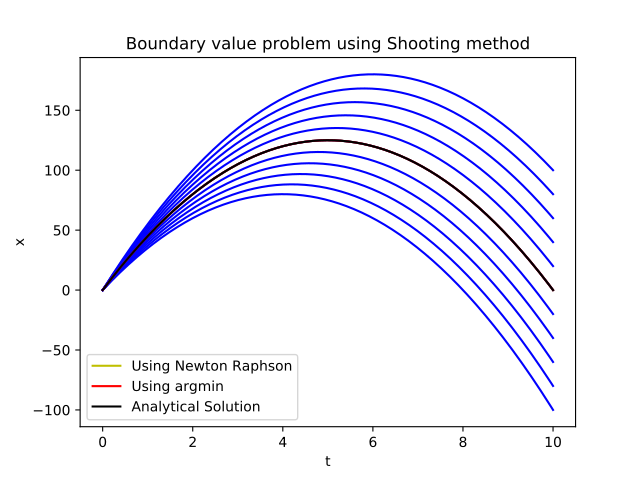

Recreate this plot in Python.
"""
Author: Pruthvi Suryadevara
Email:  pruthvi.suryadevara@tifr.res.in
Solving second order boundary value problem using shooting method

"""

import numpy as np
import matplotlib.pyplot as plt
import scipy.optimize as opt

def dk(k,t):          # Defining k'(k,t) where y'=k
    return(-10)

def dy(y,t,k):        # Defining y'(y,t,k)=k
    return(k)

def y_sol(t):         # Defining the analytical solution fo the problem       
    return((-5*(t**2))+50*t)

def cu_r4(f1,t0,tn,y0,h,k=[]):
    """
    Integrates the initial value problem using 4th order runga kutta method 
    Paramaters:
    f1: Callable, the function to be integrated (defined in y,t,k)
    t0: Double, the lover bound (initial value) of the paramater t
    tn: Double, the upper bound of the paramater t
    y0: Double, the initial value of the solution y
    h: Double, the step size chosen
    k: ndarray of doubles, Extra paramater in f, which is a defined from t0-tn at h/2 stepsize
    Returns
    y: ndarray of doubles, the value of y at evenly spaved points between t0,tn
    """
    hi=np.linspace(t0,tn,1+int((tn-t0)/h))     # defines mesh of t between t0,tn
    if k==[]:                                  # defining dummy variable k when k is not required
        f=lambda y,t,k:f1(y,t)
        k=np.zeros(2*len(hi)-1)
    else:
        f=lambda y,t,k:f1(y,t,k)
    y=np.zeros(len(hi))                        # setting initial value of y to y0
    y[0]=y0                                    # setting initial value of y to y0
    for i in range(len(hi)-1):                 # using 4th order runga kurta to iterate for y[i+1]
        k1=h*f(y[i],hi[i],k[2*i])
        k2=h*f((y[i]+(0.5*k1)),(hi[i]+(h*0.5)),k[(2*i)+1])
        k3=h*f((y[i]+(0.5*k2)),(hi[i]+(h*0.5)),k[(2*i)+1])
        k4=h*f((y[i]+(k3)),(hi[i]+h),k[(2*i)+2])
        y[i+1]=y[i]+(1/6*(k1+(2*k2)+(2*k3)+k4))
    return(y)

def cu_2d_r4(dy,dk,t0,tn,y0,k0,h):
    """
    Integrates pair of initial value problem using 4th order runga kutta method 
    Paramaters:
    dy: Callable, the function to be integrated (defined in y,t,k), will be integrated second
    dk: Callable, the function to be integrated first (defined in y,t)
    t0: Double, the lover bound (initial value) of the paramater t
    tn: Double, the upper bound of the paramater t
    y0: Double, the initial value of the solution y
    k0: Double, the initial value of the solution k
    h: Double, the step size chosen
    Returns
    y: ndarray of doubles, the value of y at evenly spaved points between t0,tn
    Notes:
    look at the written part pdf file for better understanding
    """
    return(cu_r4(dy,t0,tn,y0,h,k=cu_r4(dk,t0,tn,k0,h/2)))

# Defining the problem paramaters
h=0.01
t0=0
tn=10
y0=0
yn=0
hi=np.linspace(t0,tn,1+int((tn-t0)/h))
n=len(hi)
k0=opt.newton(lambda x:(cu_2d_r4(dy,dk,t0,tn,y0,x,h))[n-1],0)  # Solving y[n]=yn taking k0 as variable using newton raphson
y=cu_2d_r4(dy,dk,t0,tn,y0,k0,h)                 # Solving the solution for at k0 solved above 

# Plotting the solution using newton raphson
plt.plot(hi,y,'y',label="Using Newton Raphson")
plt.xlabel("t")
plt.ylabel("x") 

# Solving using argmin function of numpy
x=np.linspace(40,60,11)                         # Taking k0 in steps of 2 from 40 to 60 
yn_err=np.zeros(len(x))
for i in range(len(x)):
    y_arn=cu_2d_r4(dy,dk,t0,tn,y0,x[i],h)       # Finding the solutions for diferrent k0
    plt.plot(hi,y_arn,'b-')
    yn_n=y_arn[n-1]
    yn_err[i]=np.abs(yn-yn_n)                  

ot=np.argmin(yn_err)                            # Finding the minimum value of y[n]-yn using argmin 
y_ar=cu_2d_r4(dy,dk,t0,tn,y0,x[ot],h)           # Finding the solution corrosponding to min argument

# Plotting the solution using argmin and analytical solution
plt.plot(hi,y_ar,'r',label="Using argmin")
plt.plot(hi,y_sol(hi),'k',label="Analytical Solution")
plt.title("Boundary value problem using Shooting method")
plt.legend()
plt.show()
